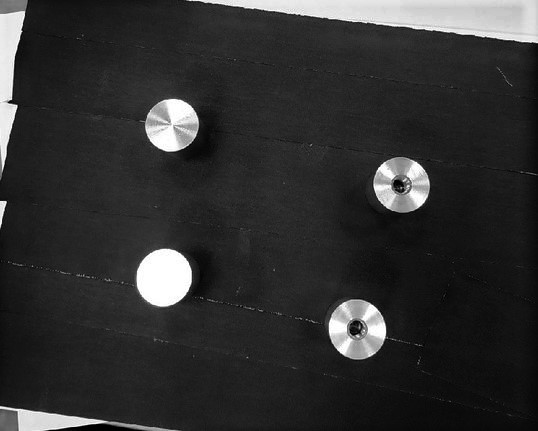
#> input picture e2.jpg, 538 x 431 px
$ python -i Rectanglerecognizer.py   (imports and definitions only)
#> lines starting #> are read from the running program, lines starting #| are printed output that depends on the picture; after the words box and inside, x2 and y2 are one past the last pixel; in counts of white or black regions, pixels touching at a corner belong together
#> further down, picture is the input picture: shape (431, 538); min 0, max 255, mean 48.5
import sys
import numpy as np
import cv2 as cv
import math

# pixmap, main_menu_1


def delta(cX, cY, center):
    return (cX - center[0]) ** 2 + (cY - center[1]) ** 2


def is_on_border(img_shape, contour, is_source=False):
    borders_x = set([i for i in range(int(img_shape[1] * 0.98), img_shape[1] + 1)])
    borders_y = set([i for i in range(int(img_shape[0] * 0.98), img_shape[0] + 1)])
    borders_x.update([i for i in range(0, int(img_shape[1] * 0.02) + 1)])
    borders_y.update([i for i in range(0, int(img_shape[0] * 0.02) + 1)])
    x_val = set()
    y_val = set()

    for i in range(len(contour)):
        x_val.add(contour[i][0][0])
        y_val.add(contour[i][0][1])

    flag_crossed = len(y_val.intersection(borders_y)) != 0
    if not is_source:
        flag_crossed = flag_crossed or len(x_val.intersection(borders_x)) != 0

    if flag_crossed:
        return True
    else:

        return False


def drop_trash(image, is_source=False):
    contours0, hierarchy = cv.findContours(image.copy(), cv.RETR_EXTERNAL, cv.CHAIN_APPROX_SIMPLE)
    mask = np.ones(image.shape[:2], dtype="uint8") * 255
    for ind, cnt in enumerate(contours0):
        if is_on_border(image.shape, cnt, is_source):
            cv.drawContours(mask, [cnt], -1, 0, -1)
    image_result = cv.bitwise_and(image, image, mask=mask)
    return image_result


def find_contour(image, min_area=0):
    contours0, hierarchy = cv.findContours(image, cv.RETR_EXTERNAL, cv.CHAIN_APPROX_SIMPLE)
    # перебираем все найденные контуры в цикле (поиск прямоугольника)
    XCenter = image.shape[1] / 2
    YCenter = image.shape[0] / 2
    lust_delta = 99999999
    X_Final = 0
    Y_Final = 0
    final_box = 0

    for cnt in contours0:
        rect = cv.minAreaRect(cnt)  # пытаемся вписать прямоугольник
        box = cv.boxPoints(rect)  # поиск четырех вершин прямоугольника
        box = np.int0(box)  # округление координат
        area = int(rect[1][0] * rect[1][1])  # вычисление площади
        if area > min_area:
            cX = (box[0][0] + box[2][0] + box[1][0] + box[3][0]) / 4
            cY = (box[0][1] + box[2][1] + box[1][1] + box[3][1]) / 4
            cur_delta = delta(cX, cY, [XCenter, YCenter])
            if cur_delta < lust_delta:
                X_Final = cX
                Y_Final = cY
                final_box = box
    return final_box, (X_Final, Y_Final)


# [20 lines left out: function get_target_center, not called in this run]


def get_resistor_center(gray_image):
    image = gray_image.copy()
    image[image < 80] = 0
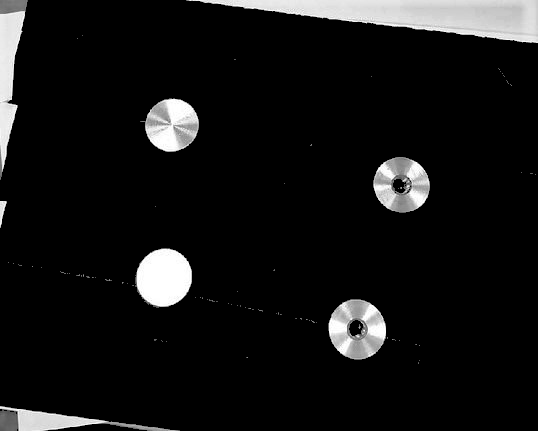
#> image: shape (431, 538); min 0, max 255, mean 20.2
    image[image > 145] = 0
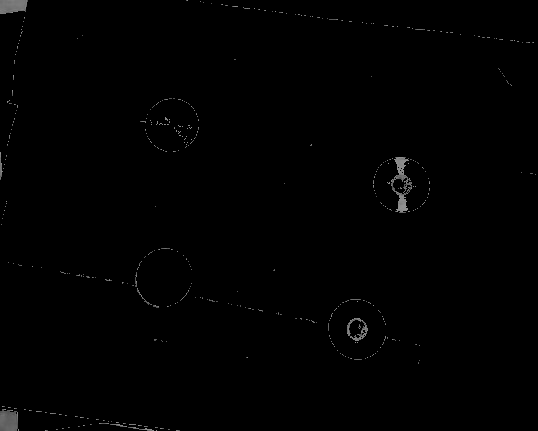
#> image: shape (431, 538); 8.7% of pixels changed, all inside (x1, y1, x2, y2) = (0, 0, 538, 431)

    normed = cv.normalize(image, None, 0, 255, cv.NORM_MINMAX, cv.CV_8UC1)
    kernel = cv.getStructuringElement(shape=cv.MORPH_RECT, ksize=(3, 3))
    opened = cv.morphologyEx(normed, cv.MORPH_OPEN, kernel, iterations=3)
    kernel = np.ones((3, 3), np.uint8)
    closedd = cv.morphologyEx(opened, cv.MORPH_CLOSE, kernel, iterations=5)

    th2 = cv.adaptiveThreshold(closedd, 255, cv.ADAPTIVE_THRESH_GAUSSIAN_C, cv.THRESH_BINARY, 51, 0)
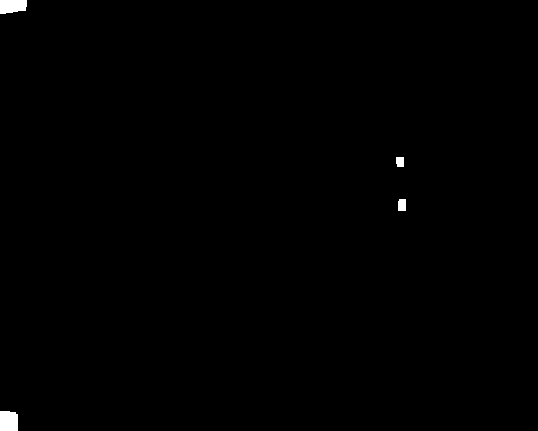
#> th2: shape (431, 538); 0.37% white; 4 white regions, box (x1, y1, x2, y2) and area: (0, 411, 18, 431) 348, (0, 0, 27, 14) 330, (398, 199, 406, 211) 94, (396, 157, 404, 167) 77

    kernel = cv.getStructuringElement(shape=cv.MORPH_ELLIPSE, ksize=(3, 3))
    final_img = cv.morphologyEx(th2, cv.MORPH_OPEN, kernel, iterations=5)
#> final_img: shape (431, 538); 0.28% white; 2 white regions, box (x1, y1, x2, y2) and area: (0, 411, 18, 431) 337, (0, 0, 27, 14) 319
    kernel = np.ones((3, 3), np.uint8)
    final_img = cv.morphologyEx(final_img, cv.MORPH_CLOSE, kernel, iterations=2)
    kernel = np.ones((20, 20), np.uint8)
    final_img = cv.morphologyEx(final_img, cv.MORPH_OPEN, kernel)
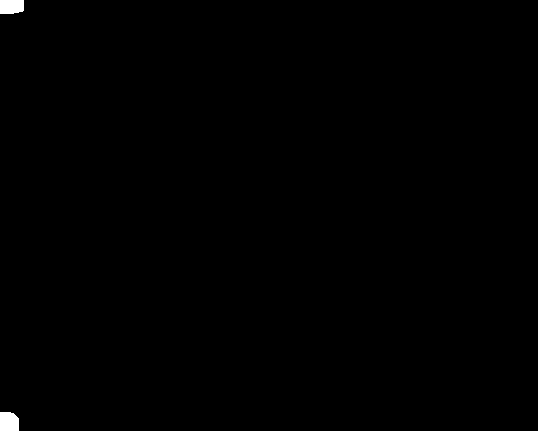
#> final_img: shape (431, 538); 0.28% white; 2 white regions, box (x1, y1, x2, y2) and area: (0, 412, 19, 431) 338, (0, 0, 24, 14) 320
    kernel = cv.getStructuringElement(shape=cv.MORPH_ELLIPSE, ksize=(10, 10))
    final_img = cv.morphologyEx(final_img, cv.MORPH_CLOSE, kernel, iterations=20)
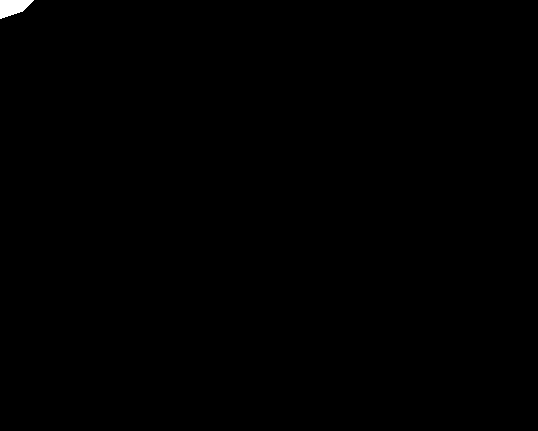
#> final_img: shape (431, 538); 0.18% white; 1 white region

    res_img = drop_trash(final_img)
#> in drop_trash, `contours0, hierarchy = cv.findContours(image.copy(), cv.RETR_EXTERNAL,..`: contours0 = 1 contour; box (x1, y1, x2, y2) and area: (0, 0, 34, 19) 376
#> the loop in drop_trash, `for ind, cnt in enumerate(contours0):` made 1 pass
#> (ind, flag_crossed in is_on_border) on pass 1: (0, True)
#> after the loop in drop_trash, `for ind, cnt in enumerate(contours0):`: mask: shape (431, 538); 99.8% white; 1 black region, box (x1, y1, x2, y2) and area: (0, 0, 34, 19) 419
#> in drop_trash, `image_result = cv.bitwise_and(image, image, mask=mask)`: image_result: shape (431, 538); every value is 0

    return find_contour(res_img, 30000)
#> in find_contour, `contours0, hierarchy = cv.findContours(image, cv.RETR_EXTERNAL, cv.CHA..`: contours0 = []


# [14 lines left out: function show_result_img, not called in this run]


def get_length(first_center=(0, 0), second_center=(0, 0)):
    return math.sqrt((second_center[0] - first_center[0]) ** 2 + (second_center[1] - first_center[1]) ** 2)


def get_direction_vector(first_point, second_point):
    return second_point - first_point


def get_angle_between_lines(line_1, line_2):
    pass


# [7 lines left out: function get_image_with_realogram, not called in this run]

>>> import cv2
>>> picture = cv2.imread('e2.jpg', cv2.IMREAD_GRAYSCALE)
>>> result = get_resistor_center(picture)
#> result = (0, (0, 0))
